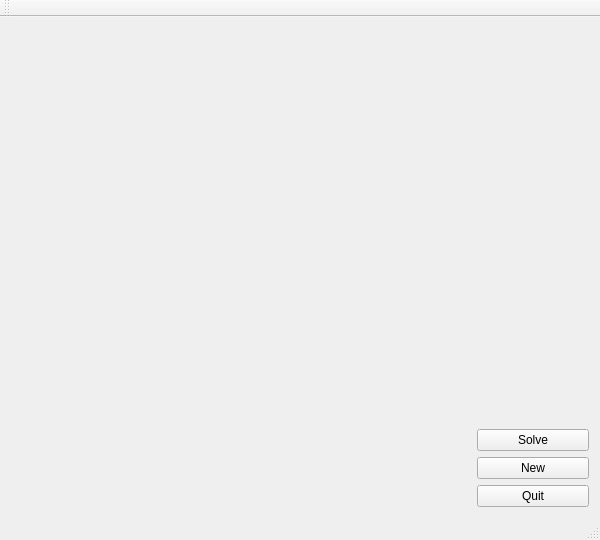
<?xml version="1.0" encoding="UTF-8"?>
<ui version="4.0">
 <class>MainWindow</class>
 <widget class="QMainWindow" name="MainWindow">
  <property name="geometry">
   <rect>
    <x>0</x>
    <y>0</y>
    <width>600</width>
    <height>540</height>
   </rect>
  </property>
  <property name="minimumSize">
   <size>
    <width>600</width>
    <height>540</height>
   </size>
  </property>
  <property name="maximumSize">
   <size>
    <width>600</width>
    <height>540</height>
   </size>
  </property>
  <property name="windowTitle">
   <string>MainWindow</string>
  </property>
  <widget class="QWidget" name="centralWidget">
   <layout class="QHBoxLayout" name="horizontalLayout_2">
    <item>
     <layout class="QHBoxLayout" name="horizontalLayout">
      <item>
       <widget class="SudokuGUI::SudokuWidget" name="table" native="true">
        <property name="sizePolicy">
         <sizepolicy hsizetype="Fixed" vsizetype="Fixed">
          <horstretch>0</horstretch>
          <verstretch>0</verstretch>
         </sizepolicy>
        </property>
        <property name="minimumSize">
         <size>
          <width>460</width>
          <height>460</height>
         </size>
        </property>
        <property name="maximumSize">
         <size>
          <width>460</width>
          <height>460</height>
         </size>
        </property>
       </widget>
      </item>
      <item>
       <layout class="QVBoxLayout" name="verticalLayout">
        <item>
         <spacer name="verticalSpacer">
          <property name="orientation">
           <enum>Qt::Vertical</enum>
          </property>
          <property name="sizeHint" stdset="0">
           <size>
            <width>20</width>
            <height>40</height>
           </size>
          </property>
         </spacer>
        </item>
        <item>
         <widget class="QPushButton" name="solve_button">
          <property name="text">
           <string>Solve</string>
          </property>
         </widget>
        </item>
        <item>
         <widget class="QPushButton" name="new_button">
          <property name="text">
           <string>New</string>
          </property>
         </widget>
        </item>
        <item>
         <widget class="QPushButton" name="quit_button">
          <property name="text">
           <string>Quit</string>
          </property>
         </widget>
        </item>
       </layout>
      </item>
     </layout>
    </item>
   </layout>
  </widget>
  <widget class="QMenuBar" name="menuBar">
   <property name="geometry">
    <rect>
     <x>0</x>
     <y>0</y>
     <width>600</width>
     <height>21</height>
    </rect>
   </property>
  </widget>
  <widget class="QToolBar" name="mainToolBar">
   <attribute name="toolBarArea">
    <enum>TopToolBarArea</enum>
   </attribute>
   <attribute name="toolBarBreak">
    <bool>false</bool>
   </attribute>
  </widget>
  <widget class="QStatusBar" name="statusBar"/>
 </widget>
 <layoutdefault spacing="6" margin="11"/>
 <customwidgets>
  <customwidget>
   <class>SudokuGUI::SudokuWidget</class>
   <extends>QWidget</extends>
   <header>Widgets/sudokuwidget.hh</header>
   <container>1</container>
  </customwidget>
 </customwidgets>
 <resources/>
 <connections/>
</ui>
